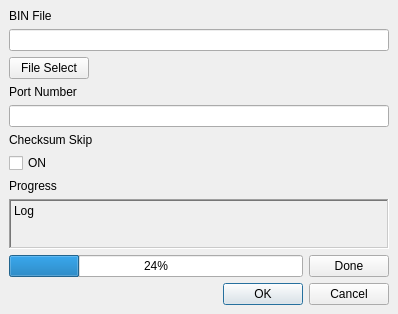
<?xml version="1.0" encoding="UTF-8"?>
<ui version="4.0">
 <class>Main</class>
 <widget class="QMainWindow" name="Main">
  <property name="geometry">
   <rect>
    <x>0</x>
    <y>0</y>
    <width>398</width>
    <height>314</height>
   </rect>
  </property>
  <property name="windowTitle">
   <string>MainWindow</string>
  </property>
  <widget class="QWidget" name="centralwidget">
   <layout class="QHBoxLayout" name="horizontalLayout">
    <item>
     <layout class="QVBoxLayout" name="Outter_Layout" stretch="0,0,0,0,0,0,0,0,0,0,0">
      <property name="sizeConstraint">
       <enum>QLayout::SetDefaultConstraint</enum>
      </property>
      <item>
       <widget class="QLabel" name="lbl_binfile">
        <property name="sizePolicy">
         <sizepolicy hsizetype="Fixed" vsizetype="Fixed">
          <horstretch>0</horstretch>
          <verstretch>0</verstretch>
         </sizepolicy>
        </property>
        <property name="text">
         <string>BIN File</string>
        </property>
       </widget>
      </item>
      <item>
       <widget class="QLineEdit" name="lineEdit"/>
      </item>
      <item>
       <widget class="QPushButton" name="pushButton">
        <property name="sizePolicy">
         <sizepolicy hsizetype="Fixed" vsizetype="Fixed">
          <horstretch>0</horstretch>
          <verstretch>0</verstretch>
         </sizepolicy>
        </property>
        <property name="text">
         <string>File Select</string>
        </property>
       </widget>
      </item>
      <item>
       <widget class="QLabel" name="lbl_portnumber">
        <property name="sizePolicy">
         <sizepolicy hsizetype="Preferred" vsizetype="Fixed">
          <horstretch>0</horstretch>
          <verstretch>0</verstretch>
         </sizepolicy>
        </property>
        <property name="text">
         <string>Port Number</string>
        </property>
       </widget>
      </item>
      <item>
       <widget class="QLineEdit" name="lineEdit_2"/>
      </item>
      <item>
       <widget class="QLabel" name="lbl_checksum">
        <property name="sizePolicy">
         <sizepolicy hsizetype="Preferred" vsizetype="Fixed">
          <horstretch>0</horstretch>
          <verstretch>0</verstretch>
         </sizepolicy>
        </property>
        <property name="text">
         <string>Checksum Skip</string>
        </property>
       </widget>
      </item>
      <item>
       <widget class="QCheckBox" name="checkBox">
        <property name="sizePolicy">
         <sizepolicy hsizetype="Minimum" vsizetype="Fixed">
          <horstretch>0</horstretch>
          <verstretch>0</verstretch>
         </sizepolicy>
        </property>
        <property name="text">
         <string>ON</string>
        </property>
       </widget>
      </item>
      <item>
       <widget class="QLabel" name="label">
        <property name="sizePolicy">
         <sizepolicy hsizetype="Preferred" vsizetype="Fixed">
          <horstretch>0</horstretch>
          <verstretch>0</verstretch>
         </sizepolicy>
        </property>
        <property name="text">
         <string>Progress</string>
        </property>
       </widget>
      </item>
      <item>
       <widget class="QLabel" name="text_label">
        <property name="frameShape">
         <enum>QFrame::WinPanel</enum>
        </property>
        <property name="frameShadow">
         <enum>QFrame::Sunken</enum>
        </property>
        <property name="lineWidth">
         <number>0</number>
        </property>
        <property name="text">
         <string>Log</string>
        </property>
        <property name="alignment">
         <set>Qt::AlignLeading|Qt::AlignLeft|Qt::AlignTop</set>
        </property>
       </widget>
      </item>
      <item>
       <layout class="QHBoxLayout" name="horizontalLayout_2">
        <item>
         <widget class="QProgressBar" name="progressBar">
          <property name="value">
           <number>24</number>
          </property>
         </widget>
        </item>
        <item>
         <widget class="QPushButton" name="btn_done">
          <property name="sizePolicy">
           <sizepolicy hsizetype="Fixed" vsizetype="Fixed">
            <horstretch>0</horstretch>
            <verstretch>0</verstretch>
           </sizepolicy>
          </property>
          <property name="layoutDirection">
           <enum>Qt::LeftToRight</enum>
          </property>
          <property name="text">
           <string>Done</string>
          </property>
          <property name="default">
           <bool>false</bool>
          </property>
          <property name="flat">
           <bool>false</bool>
          </property>
         </widget>
        </item>
       </layout>
      </item>
      <item>
       <layout class="QHBoxLayout" name="horizontalLayout_3">
        <item>
         <spacer name="horizontalSpacer">
          <property name="orientation">
           <enum>Qt::Horizontal</enum>
          </property>
          <property name="sizeHint" stdset="0">
           <size>
            <width>40</width>
            <height>20</height>
           </size>
          </property>
         </spacer>
        </item>
        <item>
         <widget class="QDialogButtonBox" name="buttonBox">
          <property name="sizePolicy">
           <sizepolicy hsizetype="Fixed" vsizetype="Fixed">
            <horstretch>0</horstretch>
            <verstretch>0</verstretch>
           </sizepolicy>
          </property>
          <property name="standardButtons">
           <set>QDialogButtonBox::Cancel|QDialogButtonBox::Ok</set>
          </property>
          <property name="centerButtons">
           <bool>false</bool>
          </property>
         </widget>
        </item>
       </layout>
      </item>
     </layout>
    </item>
   </layout>
  </widget>
 </widget>
 <tabstops>
  <tabstop>lineEdit</tabstop>
  <tabstop>pushButton</tabstop>
  <tabstop>lineEdit_2</tabstop>
  <tabstop>checkBox</tabstop>
 </tabstops>
 <resources/>
 <connections>
  <connection>
   <sender>pushButton</sender>
   <signal>clicked()</signal>
   <receiver>Main</receiver>
   <slot>File_Dialog()</slot>
   <hints>
    <hint type="sourcelabel">
     <x>47</x>
     <y>65</y>
    </hint>
    <hint type="destinationlabel">
     <x>399</x>
     <y>151</y>
    </hint>
   </hints>
  </connection>
  <connection>
   <sender>buttonBox</sender>
   <signal>rejected()</signal>
   <receiver>Main</receiver>
   <slot>close()</slot>
   <hints>
    <hint type="sourcelabel">
     <x>381</x>
     <y>195</y>
    </hint>
    <hint type="destinationlabel">
     <x>545</x>
     <y>261</y>
    </hint>
   </hints>
  </connection>
  <connection>
   <sender>buttonBox</sender>
   <signal>accepted()</signal>
   <receiver>Main</receiver>
   <slot>Ok_Clicked()</slot>
   <hints>
    <hint type="sourcelabel">
     <x>381</x>
     <y>195</y>
    </hint>
    <hint type="destinationlabel">
     <x>399</x>
     <y>151</y>
    </hint>
   </hints>
  </connection>
 </connections>
 <slots>
  <slot>File_Dialog()</slot>
  <slot>Checksum_ON_OFF()</slot>
  <slot>Ok_Clicked()</slot>
 </slots>
</ui>
